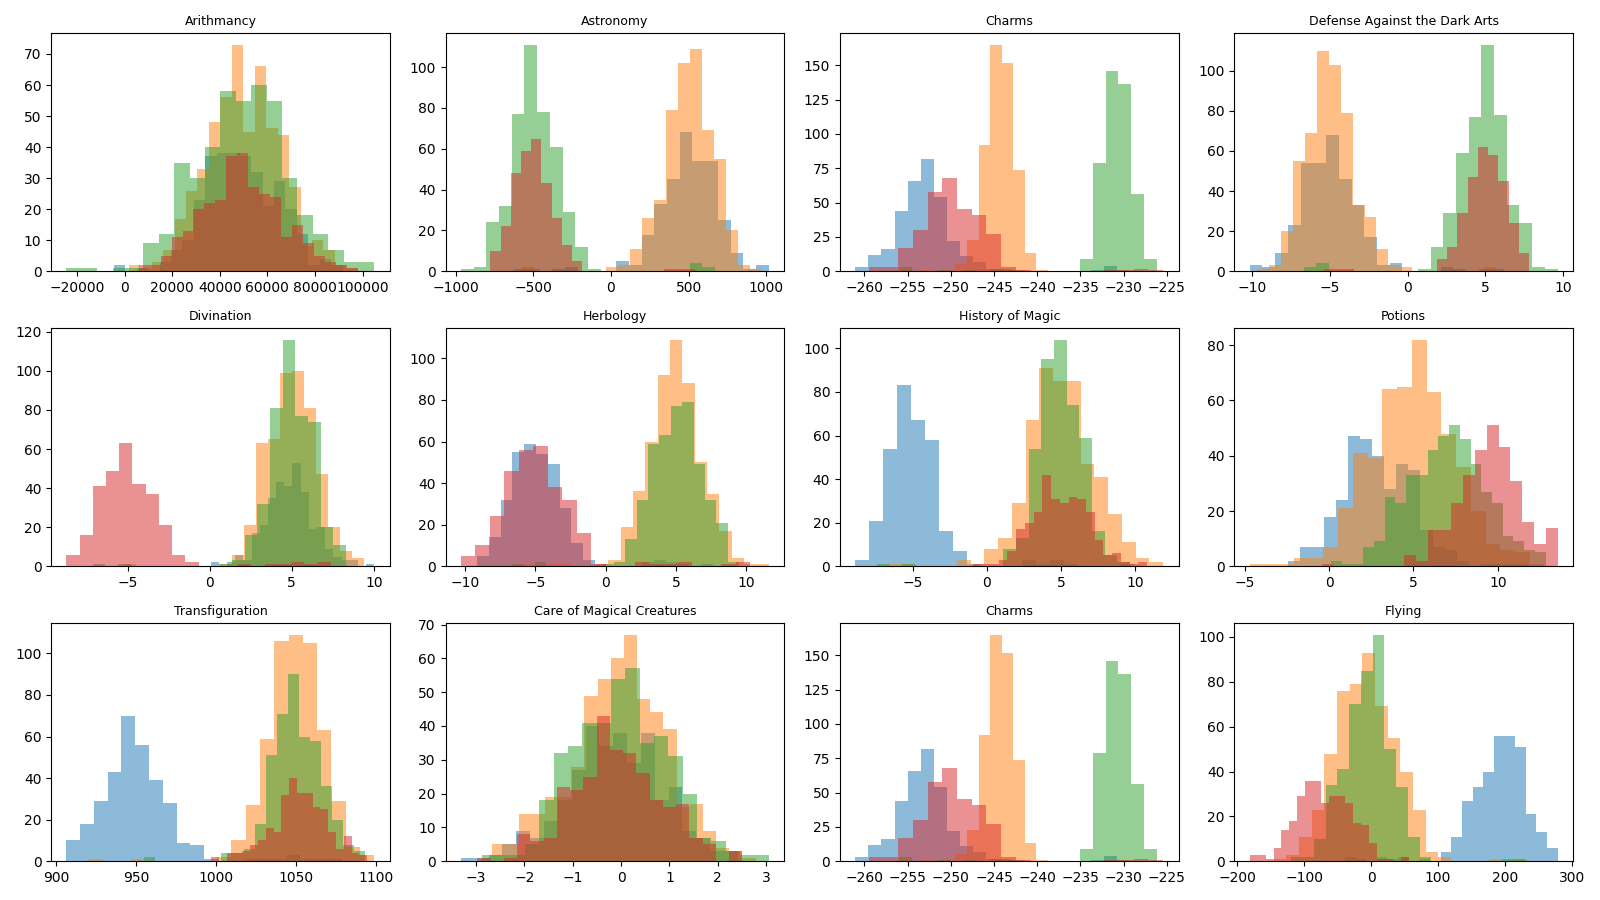

This chart was generated by the following Python code:
import matplotlib.pyplot as plt
import sys

def parser(filename):
    with open(filename, 'r', encoding='utf-8') as f:
        keys = f.readline().rstrip().split(',')
        d = {key: [] for key in keys}
        for line in f:
            values = line.rstrip().split(',')
            for key, value in zip(keys, values):
                d[key].append(value)
        return d

def histogram(filename):
    d = parser(filename)
    matieres = ["Arithmancy", "Astronomy", "Charms",
                "Defense Against the Dark Arts", "Divination", "Herbology",
                "History of Magic", "Potions", "Transfiguration", "Care of Magical Creatures", "Charms", "Flying"]

    user = list(range(len(d["Astronomy"])))
    cols = 4
    rows = (len(matieres) + cols - 1) // cols
    fig, axes = plt.subplots(rows, cols, figsize=(4 * cols, 3 * rows))
    axes = axes.flatten()
    for i, cours in enumerate(matieres):
        for maison in ['Gryffindor', 'Hufflepuff', 'Ravenclaw', 'Slytherin']:
            notes = [float(v) for v, m in zip(d[cours], d['Hogwarts House'])
                     if m == maison and v != '']
            axes[i].hist(notes, bins=20, alpha=0.5, label=maison)
            axes[i].set_title(cours, fontsize=9)
    plt.tight_layout()
    plt.savefig('histogram.png')
    plt.show()


if __name__ == '__main__':
    if len(sys.argv) != 2:
        print("Usage: python describe.py <filename>")
        sys.exit(1)
    filename = sys.argv[1]
    histogram(filename)
